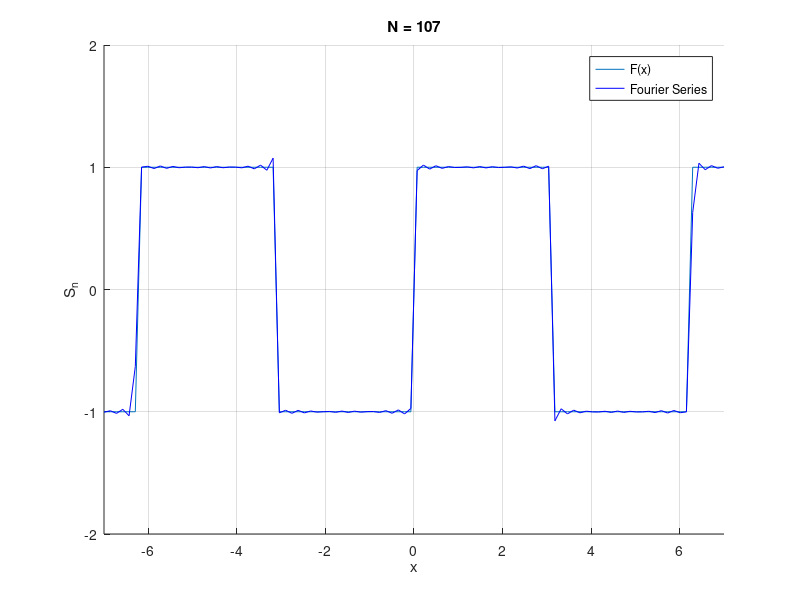

The MATLAB script that drew this image:
clc;
clear;

x = linspace(-7, 7);
% create the range of x-axis

N = 107; 
k = 1;
% variables needed for our computations

S_n = 0;
a_0 = 0;
a_n = 0;
b_n = 0;
% vaules that we're gonna compute them in the for-end below

a_0 = 0;
a_n = 0;
for n = 1 : N
    b_n = ((2 * k) / (n * pi)) * (1 - cos(n * pi));
    S_n = S_n + a_0 + a_n .* cos(n * x) + b_n .* sin(n * x);
end 
% Fourier Series computation

figure();
hold on;
f = 2 * k * ((sin(x) > 0) - 0.5);
% create the f(x) function 
plot(x, f);
% plot the function f(x) with range [-7,7] for x-axis
plot(x, S_n, 'b');
% plot the Fourier Series with range [-7,7] for x-axis and set the color to
% blue
xlabel('x');
ylabel('S_n');
legend('F(x)','Fourier Series');
title('N = 107');
% put some titles and labels
axis ([-7, 7, - k - 1, k + 1]);
grid on;
hold off;
